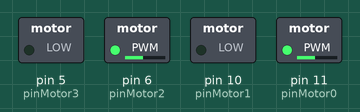
A sketch run on a simulated Arduino Uno, built with avr-gcc and run on an emulated ATmega328P. Shown: switched loads named in the sketch (green lamp = pin HIGH).

Above: at 0.05 s.
At 12.0 s:
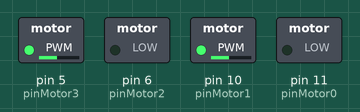
Timing chart, 0 to 15.6 s (numbered marks = the images above):
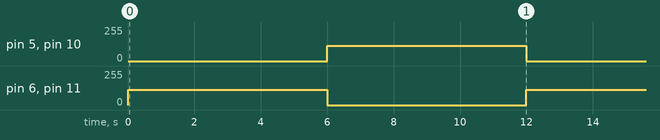

The sketch:

carUpgradeArduino.ino
```cpp
#define pinMotor0 11
#define pinMotor1 10
#define pinMotor2 6
#define pinMotor3 5
int pot = 255 * 0.45;
void setup() {

  pinMode(pinMotor0, OUTPUT);
  pinMode(pinMotor1, OUTPUT);
  pinMode(pinMotor2, OUTPUT);
  pinMode(pinMotor3, OUTPUT);
  digitalWrite(pinMotor0, LOW);
  digitalWrite(pinMotor1, LOW);
  digitalWrite(pinMotor2, LOW);
  digitalWrite(pinMotor3, LOW);

}

void loop() {
  /*digitalWrite(pinMotor0, LOW);
  digitalWrite(pinMotor1, HIGH);
  digitalWrite(pinMotor2, LOW);
  digitalWrite(pinMotor3, HIGH);*/
  analogWrite(pinMotor0, pot);
  analogWrite(pinMotor1, 0);
  analogWrite(pinMotor2, pot);
  analogWrite(pinMotor3, 0);
  delay(6000);
  analogWrite(pinMotor0, 0);
  analogWrite(pinMotor1, pot);
  analogWrite(pinMotor2, 0);
  analogWrite(pinMotor3, pot);
  /*digitalWrite(pinMotor0, HIGH);
  digitalWrite(pinMotor1, LOW);
  digitalWrite(pinMotor2, HIGH);
  digitalWrite(pinMotor3, LOW);*/
  delay(6000);
}
```

Measured:
- by itself, pin 5 (pinMotor3), pin 6 (pinMotor2), pin 10 (pinMotor1), pin 11 (pinMotor0): alternates 114/255 for 6.0 s and 0/255 for 6.0 s
